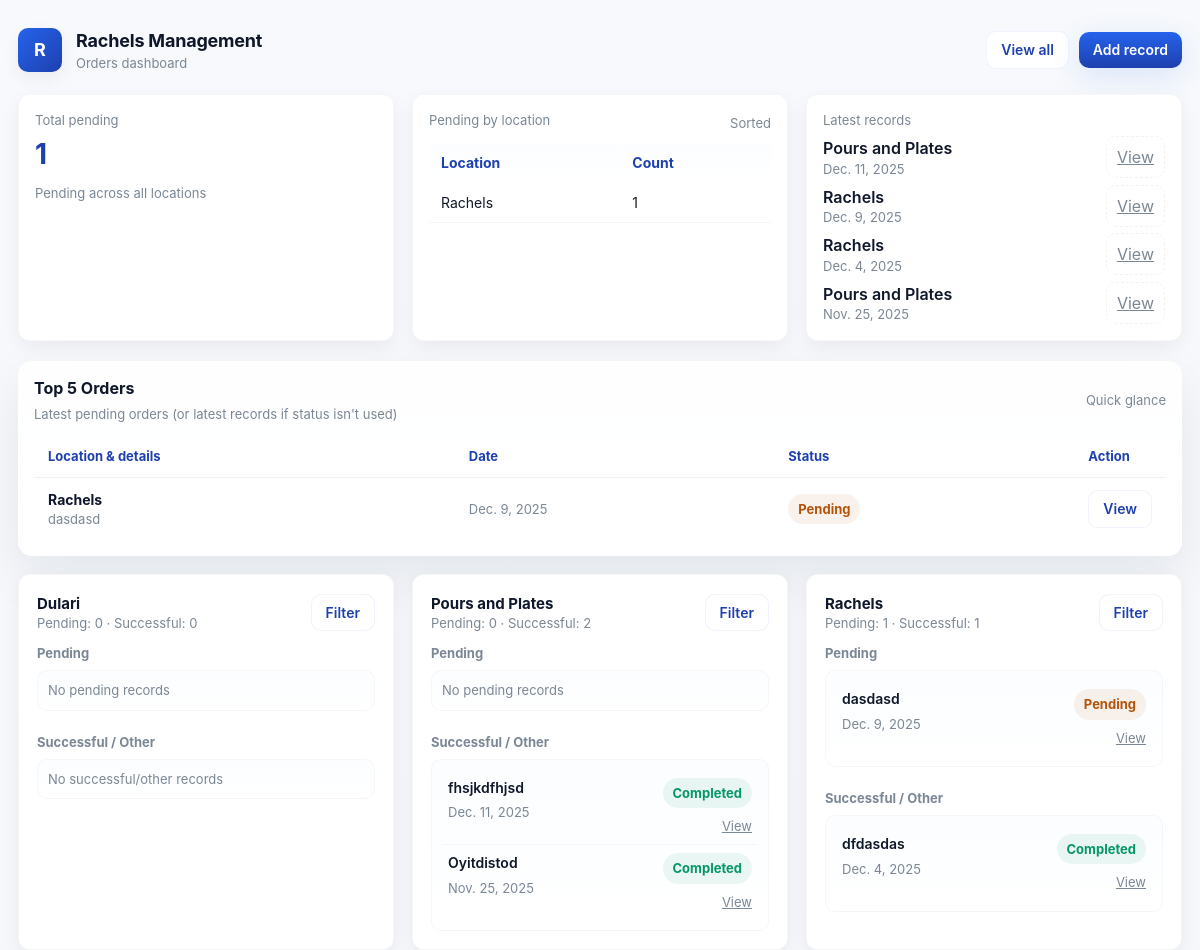
The page / on the database its author committed.
### Rachels/models.py (models this page shows, shortened)
class Record(models.Model):
    date = models.DateField()
    location = models.CharField(max_length=200)
    details = models.TextField()
    status = models.CharField(max_length=50, default="Pending")

### Rachels/views.py (the view, shortened to what this page needs)
# urls.py: path('', views.home, name = 'Home'),
def home(request):
    field_names = [f.name for f in Record._meta.fields]
    has_status = 'status' in field_names
    if has_status:
        total_pending = Record.objects.filter(status__iexact='Pending').count()
    else:
        total_pending = Record.objects.count()
    if has_status:
        pending_by_location_qs = (
            Record.objects
                  .filter(status__iexact='Pending')
                  .values('location')
                  .annotate(count=Count('id'))
                  .order_by('-count', 'location')
        )
    pending_by_location = list(pending_by_location_qs)
    if has_status:
        top5_orders = Record.objects.filter(status__iexact='Pending').order_by('-date', '-id')[:5]
    else:
        top5_orders = Record.objects.all().order_by('-date', '-id')[:5]
    latest_records = Record.objects.all().order_by('-date', '-id')[:5]
    LOCATIONS = ['Dulari', 'Pours and Plates', 'Rachels']
    location_cards = []
    for loc in LOCATIONS:
        if has_status:
            pending_qs = Record.objects.filter(location=loc, status__iexact='Pending').order_by('-date', '-id')
            successful_qs = Record.objects.filter(location=loc).exclude(status__iexact='Pending').order_by('-date', '-id')
        else:
            pending_qs = Record.objects.filter(location=loc).order_by('-date', '-id')
            successful_qs = Record.objects.none()
        location_cards.append({
            'location': loc,
            'pending': list(pending_qs),
            'successful': list(successful_qs),
            'pending_count': pending_qs.count(),
            'successful_count': successful_qs.count(),
        })
    context = {
        'total_pending': total_pending,
        'pending_by_location': pending_by_location,
        'latest_records': latest_records,
        'top5_orders': top5_orders,
        'location_cards': location_cards,
    }
    return render(request, "home.html", context)

### Rachels/templates/home.html (shortened to what this page needs)
<!DOCTYPE html>
<html lang="en">
<head>
</head>
<body>
  <div class="container">
    <header class="appbar">
      <div class="brand">
        <div class="logo">R</div>
        <div>
          <h1>Rachels Management</h1>
          <div class="muted-small">Orders dashboard</div>
        </div>
      </div>
      <div class="nav-actions">
        <a href="{% url 'show_all_records' %}" class="btn">View all</a>
        <a href="{% url 'add_record' %}" class="btn primary">Add record</a>
      </div>
    </header>
    <section class="top-grid">
      <div class="card">
        <div class="stat-title">Total pending</div>
        <div class="stat-number">{{ total_pending }}</div>
        <div class="muted" style="margin-top:10px">Pending across all locations</div>
      </div>
      <div class="card">
        <div style="display:flex; justify-content:space-between; align-items:center; margin-bottom:8px">
          <div class="stat-title">Pending by location</div>
          <div class="muted-small">Sorted</div>
        </div>
        <table class="clean" aria-hidden="false">
          <thead>
            <tr><th>Location</th><th>Count</th></tr>
          </thead>
          <tbody>
            {% if pending_by_location %}
              {% for row in pending_by_location %}
                <tr>
                  <td>{{ row.location|default:"(No location)" }}</td>
                  <td>{{ row.count }}</td>
                </tr>
              {% endfor %}
            {% else %}
              <tr><td colspan="2" class="muted">No pending orders</td></tr>
            {% endif %}
          </tbody>
        </table>
      </div>
      <div class="card">
        <div class="stat-title">Latest records</div>
        <div style="margin-top:8px">
          {% if latest_records %}
            <div style="display:flex; flex-direction:column; gap:8px">
              {% for r in latest_records %}
                <div class="row" style="justify-content:space-between; align-items:center">
                  <div>
                    <div style="font-weight:600">{{ r.location }}</div>
                    <div class="muted-small">{{ r.date }}</div>
                  </div>
                  <div><a href="{% url 'record_detail' r.pk %}" class="ghost">View</a></div>
                </div>
              {% endfor %}
            </div>
          {% else %}
            <div class="muted">No records yet</div>
          {% endif %}
        </div>
      </div>
    </section>
    <section class="emphasis">
      <div style="display:flex; justify-content:space-between; align-items:center;">
        <div>
          <h3>Top 5 Orders</h3>
          <div class="muted">Latest pending orders (or latest records if status isn't used)</div>
        </div>
        <div class="muted-small">Quick glance</div>
      </div>
      <table class="table-compact" role="table" aria-label="Top 5 orders">
        <thead>
          <tr>
            <th>Location & details</th>
            <th>Date</th>
            <th>Status</th>
            <th style="width:80px">Action</th>
          </tr>
        </thead>
        <tbody>
          {% if top5_orders %}
            {% for rec in top5_orders %}
              <tr>
                <td>
                  <div style="font-weight:700">{{ rec.location }}</div>
                  <div class="muted-small" title="{{ rec.details }}">{{ rec.details|truncatechars:80 }}</div>
                </td>
                <td class="muted-small">{{ rec.date }}</td>
                <td>
                  {% if rec.status|lower == "pending" %}
                    <span class="badge pending">Pending</span>
                  {% elif rec.status|lower == "completed" %}
                    <span class="badge success">Completed</span>
                  {% else %}
                    <span class="badge" style="background:rgba(15,23,42,0.04); color:#334155">{{ rec.status }}</span>
                  {% endif %}
                </td>
                <td><a href="{% url 'record_detail' rec.pk %}" class="btn">View</a></td>
              </tr>
            {% endfor %}
          {% else %}
            <tr><td colspan="4" class="muted">No orders to show</td></tr>
          {% endif %}
        </tbody>
      </table>
    </section>
    <section class="locations-grid">
      {% for card in location_cards %}
        <article class="card loc-card">
          <div class="loc-header">
            <div>
              <div class="loc-title">{{ card.location }}</div>
              <div class="loc-meta">Pending: {{ card.pending_count }} · Successful: {{ card.successful_count }}</div>
            </div>
            <div style="display:flex; gap:8px; align-items:center">
              <a href="{% url 'show_all_records' %}?location={{ card.location }}" class="btn">Filter</a>
            </div>
          </div>
          <div>
            <div class="muted-small" style="margin-bottom:8px; font-weight:700">Pending</div>
            <div class="sublist">
              {% if card.pending %}
                {% for r in card.pending %}
                  <div class="item">
                    <div class="item-body">
                      <div class="title">{{ r.details|truncatechars:70 }}</div>
                      <div class="meta">{{ r.date }}</div>
                    </div>
                    <div class="item-actions">
                      <div style="margin-bottom:6px">
                        <span class="badge pending">{{ r.status }}</span>
                      </div>
                      <div><a href="{% url 'record_detail' r.pk %}" class="muted-small">View</a></div>
                    </div>
                  </div>
                {% endfor %}
              {% else %}
                <div class="muted">No pending records</div>
              {% endif %}
            </div>
          </div>
          <div>
            <div class="muted-small" style="margin:10px 0 8px 0; font-weight:700">Successful / Other</div>
            <div class="sublist">
              {% if card.successful %}
                {% for r in card.successful %}
                  <div class="item">
                    <div class="item-body">
                      <div class="title">{{ r.details|truncatechars:70 }}</div>
                      <div class="meta">{{ r.date }}</div>
                    </div>
                    <div class="item-actions">
                      <div style="margin-bottom:6px">
                        <span class="badge success">{{ r.status }}</span>
                      </div>
                      <div><a href="{% url 'record_detail' r.pk %}" class="muted-small">View</a></div>
                    </div>
                  </div>
                {% endfor %}
              {% else %}
                <div class="muted">No successful/other records</div>
              {% endif %}
            </div>
          </div>
        </article>
      {% endfor %}
    </section>
  </div>
</body>
</html>

### Rachels/templates/home.html (style rules this page uses)
:root { --bg: #f5f7fb; --card: #ffffff; --muted: #7b8794; --accent: #2563eb; --accent-600: #1e40af; --success: #059669; --danger: #b45309; --glass: rgba(255,255,255,0.6); --radius: 12px; --shadow-sm: 0 6px 18px rgba(16,24,40,0.06); --shadow-lg: 0 20px 50px rgba(16,24,40,0.08); --max-width: 1200px; --text: #0f172a; }
* { box-sizing:border-box }
html,body { height:100% }
body { margin:0; font-family: Inter, ui-sans-serif, system-ui, -apple-system, "Segoe UI", Roboto, "Helvetica Neue", Arial; background: linear-gradient(180deg, #f7f9fc 0%, var(--bg) 100%); color:var(--text); -webkit-font-smoothing:antialiased; -moz-osx-font-smoothing:grayscale; line-height:1.4; padding:28px 18px; }
.container { max-width:var(--max-width); margin:0 auto; }
header.appbar { display:flex; align-items:center; justify-content:space-between; gap:16px; margin-bottom:22px; }
.brand { display:flex; align-items:center; gap:14px; }
.logo { width:44px; height:44px; border-radius:10px; background:linear-gradient(135deg,var(--accent),var(--accent-600)); display:inline-grid; place-items:center; color:white; font-weight:700; font-size:18px; box-shadow:var(--shadow-sm); }
.brand h1 { font-size:18px; margin:0; letter-spacing:-0.2px }
.nav-actions { display:flex; gap:10px; align-items:center }
a.btn { display:inline-flex; align-items:center; gap:8px; padding:8px 14px; border-radius:10px; background:var(--card); color:var(--accent-600); border:1px solid rgba(37,99,235,0.08); text-decoration:none; font-weight:600; font-size:14px; box-shadow:none; }
a.primary { background:linear-gradient(180deg,var(--accent),var(--accent-600)); color:white; border:none; box-shadow:0 8px 30px rgba(37,99,235,0.14); }
.top-grid { display:grid; grid-template-columns: repeat(3,1fr); gap:18px; margin-bottom:20px; }
.card { background:var(--card); border-radius:var(--radius); padding:16px; box-shadow:var(--shadow-sm); border:1px solid rgba(12,18,33,0.03); }
.stat-title { color:var(--muted); font-size:13px; margin-bottom:6px }
.stat-number { font-size:28px; font-weight:700; color:var(--accent-600) }
table.clean { width:100%; border-collapse:collapse; font-size:14px }
table.clean th { text-align:left; padding:10px 12px; font-weight:700; color:var(--accent-600); background:linear-gradient(180deg,#fbfdff,#ffffff); border-radius:6px }
table.clean td { padding:10px 12px; color:#111827; border-bottom:1px solid #f1f5f9; font-size:14px }
.emphasis { margin:18px 0; padding:16px; border-radius:14px; box-shadow:var(--shadow-lg); background:linear-gradient(180deg, rgba(255,255,255,0.9), var(--card)); }
.emphasis h3 { margin:0 0 6px 0; font-size:16px }
.muted { color:var(--muted); font-size:13px }
.table-compact { width:100%; border-collapse:collapse; margin-top:12px; font-size:14px }
.table-compact th, .table-compact td { text-align:left; padding:12px 14px }
.table-compact thead th { color:var(--accent-600); font-weight:700; font-size:13px; border-bottom:1px solid #eef2f6 }
.badge { display:inline-flex; align-items:center; gap:8px; border-radius:999px; padding:6px 10px; font-weight:700; font-size:13px; }
.badge.pending { background: rgba(180,83,9,0.08); color:var(--danger) }
.badge.success { background: rgba(5,150,105,0.08); color:var(--success) }
.locations-grid { display:grid; grid-template-columns: repeat(3,1fr); gap:18px; margin-bottom:20px }
.loc-card { display:flex; flex-direction:column; gap:12px; padding:18px }
.loc-header { display:flex; justify-content:space-between; align-items:center }
.loc-title { font-weight:700; font-size:15px }
.loc-meta { color:var(--muted); font-size:13px }
.sublist { background:linear-gradient(180deg,#fbfdff,#ffffff); padding:10px; border-radius:10px; max-height:200px; overflow:auto; border:1px solid rgba(12,18,33,0.03) }
.item { display:flex; gap:12px; align-items:flex-start; padding:8px 6px; border-bottom:1px solid #f3f6fa }
.item:last-child { border-bottom:none }
.item .item-body { flex:1 }
.item .item-actions { text-align:right; min-width:86px }
.item .title { font-weight:600; font-size:14px }
.item .meta { color:var(--muted); font-size:13px; margin-top:6px }
.row { display:flex; gap:12px; align-items:center }
.muted-small { color:var(--muted); font-size:13px }
.ghost { background:transparent; border:1px dashed rgba(12,18,33,0.05); padding:10px; border-radius:10px; color:var(--muted) }

### rows shown on the page
Record: location "Pours and Plates", date "Dec. 11, 2025", details "fhsjkdfhjsd", status "Completed"
Record: location "Rachels", date "Dec. 9, 2025", details "dasdasd", shows "Pending", status "Pending"
Record: location "Rachels", date "Dec. 4, 2025", details "dfdasdas", status "Completed"
Record: location "Pours and Plates", date "Nov. 25, 2025", details "Oyitdistod", status "Completed"

### other values the page prints
{{ total_pending }} "1"
{{ row.location|default:"(No location)" }} "Rachels"
{{ row.count }} "1"
{{ card.location }} "Dulari" "Pours and Plates" "Rachels"
{{ card.pending_count }} "0" "0" "1"
{{ card.successful_count }} "0" "2" "1"
